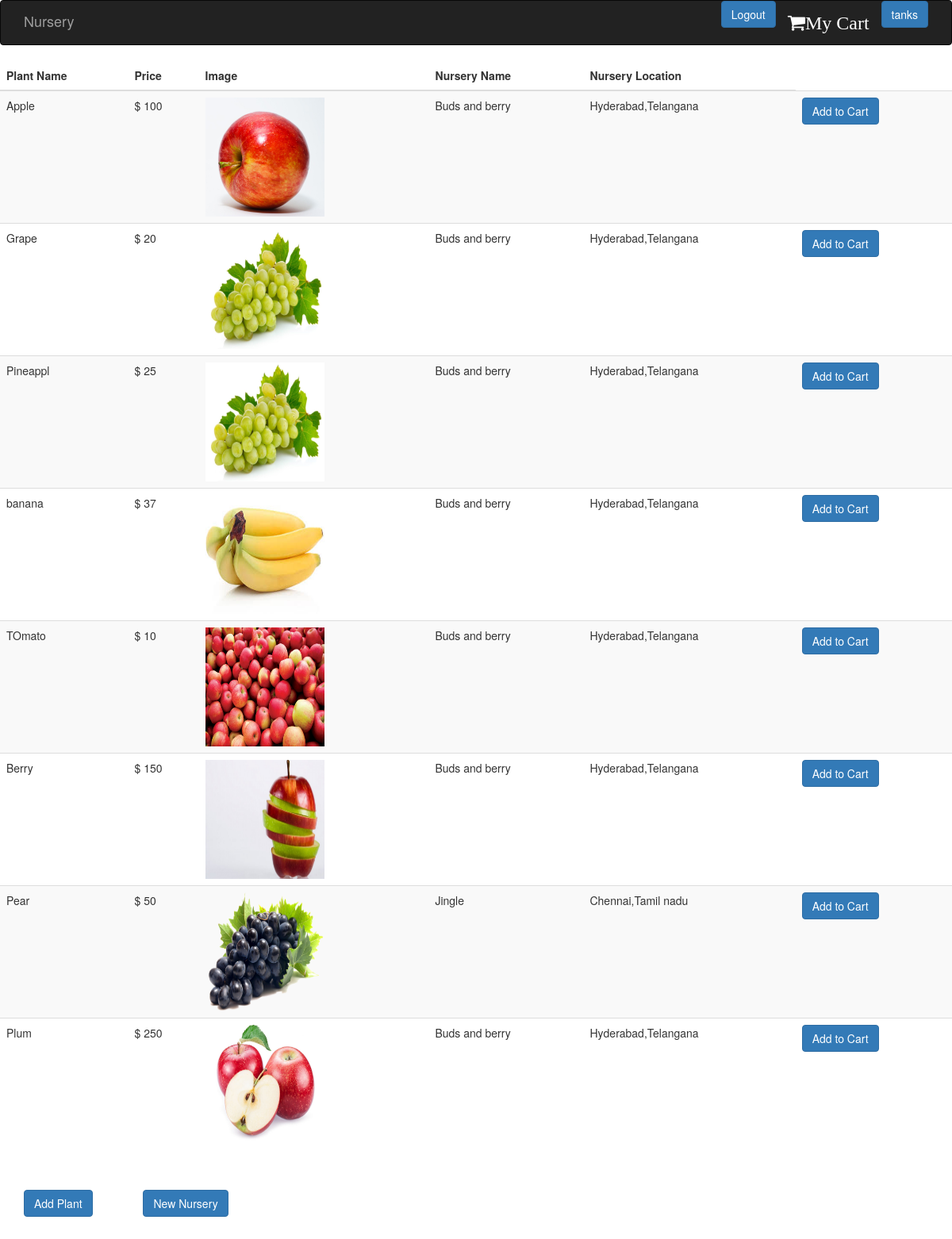
/ (signed in), run on the app's committed database.
### nursery/models.py (models this page shows)
class Plants(models.Model):
    name = models.CharField(max_length=30,unique=True)
    image = models.ImageField(upload_to='static/plants')
    price = models.IntegerField()
    nursery = models.ForeignKey(Nursery,on_delete=models.CASCADE)

class Nursery(models.Model):
    name = models.CharField(max_length=30,unique=True)
    state = models.CharField(max_length=40)
    city = models.CharField(max_length=40)
    profile = models.OneToOneField(Profile,on_delete=models.CASCADE)

### nursery/views.py (the view)
# urls.py: path('',views.home,name='home'),
@login_required(login_url='/accounts/login/')
def home(request):
    obj = Plants.objects.all()
    prof = Profile.objects.get(user=request.user)
    user_type = prof.type
    is_nur = True if str(user_type) == 'Nursery' else False
    try:
        nursery = Nursery.objects.get(profile=prof)
        has_nur = True
    except:
        has_nur = False
    return render(request,'nursery/nursery.html',{'plants':obj,'is_nur':is_nur,'has_nur':has_nur})

### templates/nursery/nursery.html (shortened to what this page needs)
{% extends 'nursery/base.html' %}
{% load static %}
{% block content %}
    <table class="table table-striped">
        <thead>
        <tr>
            <th>Plant Name</th>
            <th>Price</th>
            <th>Image</th>
            <th>Nursery Name</th>
            <th>Nursery Location</th>
        </tr>
        </thead>
        <tbody>
        {% for plant in plants %}
            <tr>
                <td>
                    {{plant.name}}
                </td>
                <td>$
                    {{plant.price}}
                </td>
                <td>
                    {% if plant.image %}
                        <img src="{{ plant.image.url }}" height="150px" width="150px">
                    {% endif %}
                </td>
                <td>
                    {{ plant.nursery.name    }}
                </td>
            <td>
                {{ plant.nursery.city }},{{ plant.nursery.state }}
            </td>
                <td>
                    <a href="{% url 'nursery:cart' plant.name %}"> <button class="btn btn-primary">Add to Cart</button> </a>
                </td>
            </tr>
        {% endfor %}
        </tbody>
    </table>
    {% if is_nur %}
            <a href="{% url 'nursery:add' %}"><button class="btn btn-primary" style="margin: 30px">Add Plant</button></a>
        {% if is_nur and has_nur %}
            You have a nursery
        {% else %}
   <a href="{% url 'nursery:add_nur' %}"><button class="btn btn-primary" style="margin: 30px">New Nursery</button></a>
        {% endif %}
    {% endif %}
{% endblock content %}

### templates/nursery/base.html (shortened to what this page needs)
<!DOCTYPE html>
<html lang="en">
<head>
    <link rel="stylesheet" href="https://maxcdn.bootstrapcdn.com/bootstrap/3.3.7/css/bootstrap.min.css">
        <link rel="stylesheet" href="https://cdnjs.cloudflare.com/ajax/libs/font-awesome/4.7.0/css/font-awesome.min.css">
</head>
<body>
<nav class="navbar navbar-inverse">
    <div class="container">
        <div class="navbar-header">
            <a class="navbar-brand" href="/" target="_self">Nursery</a>
        </div>
        <div id="navbar" class="collapse navbar-collapse">
            <ul class="nav navbar-nav navbar-right">
                {% if request.user.username %}
                    <li>
                    <form action="{% url 'logout' %}" method="post">
                        <button type="submit" class="btn btn-primary">Logout </button>
                    </form>
                    </li>
                    <li>
                        <a href="{% url 'nursery:shopping_cart' %}"> <i class="fa fa-shopping-cart" style="font-size:24px;color: white">My Cart</i></a>
                    </li>
                    <li>
                        <button class="btn btn-primary">{{ request.user.username }}</button>
                    </li>
                {%  else %}
                    <li><a href="/accounts/login" class="btn btn-primary">Login</a></li>
                    <li><a href="/accounts/signup" class="btn btn-primary">Signup</a></li>
                {% endif %}
            </ul>
        </div>
    </div>
</nav>
{% block content %}
{% endblock content %}
</body>

### data on the page
Plants: name "Apple", price "100", image (picture), nursery.name "Buds and berry", nursery.city "Hyderabad", nursery.state "Telangana"
Plants: name "Grape", price "20", image (picture), nursery.name "Buds and berry", nursery.city "Hyderabad", nursery.state "Telangana"
Plants: name "Pineappl", price "25", image (picture), nursery.name "Buds and berry", nursery.city "Hyderabad", nursery.state "Telangana"
Plants: name "banana", price "37", image (picture), nursery.name "Buds and berry", nursery.city "Hyderabad", nursery.state "Telangana"
Plants: name "TOmato", price "10", image (picture), nursery.name "Buds and berry", nursery.city "Hyderabad", nursery.state "Telangana"
Plants: name "Berry", price "150", image (picture), nursery.name "Buds and berry", nursery.city "Hyderabad", nursery.state "Telangana"
Plants: name "Pear", price "50", image (picture), nursery.name "Jingle", nursery.city "Chennai", nursery.state "Tamil nadu"
Plants: name "Plum", price "250", image (picture), nursery.name "Buds and berry", nursery.city "Hyderabad", nursery.state "Telangana"

### other printed values
{{ request.user.username }} "tanks"
